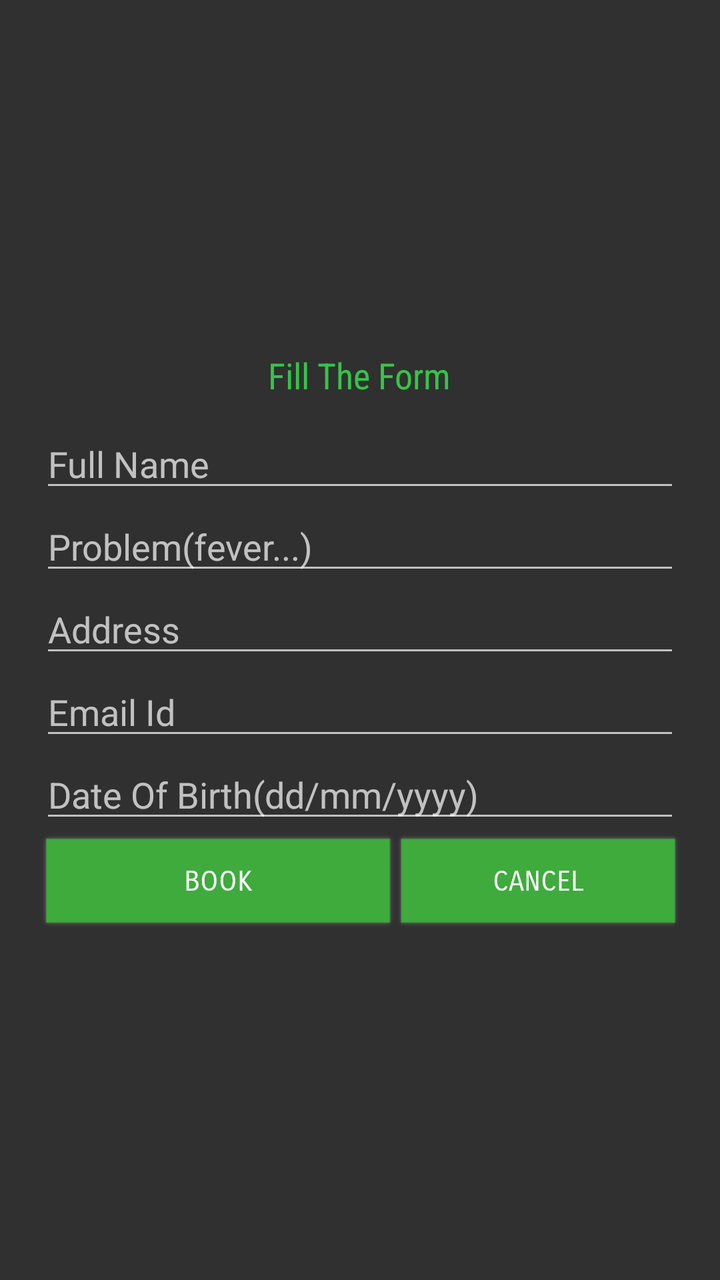
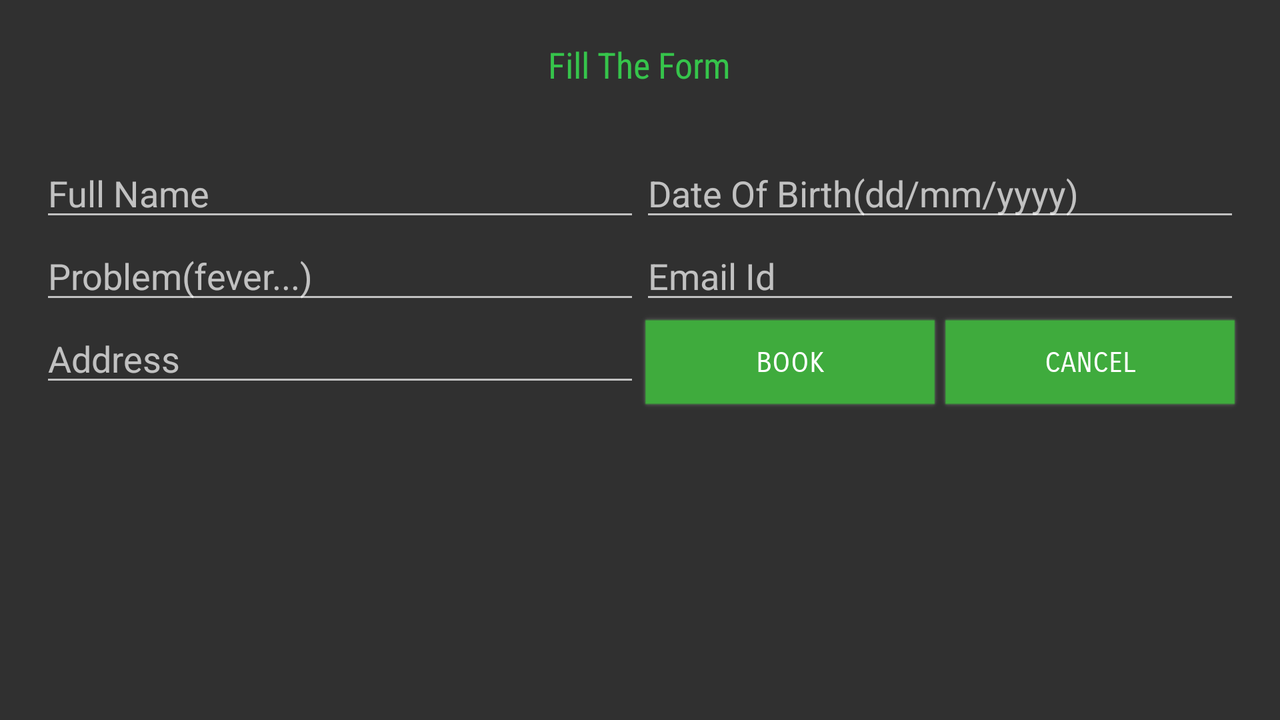

An Android layout and its configuration variant, each rendered on a device that would load it. The default file and the variant file are quoted in full after the pictures.
<!-- AndroidManifest.xml: application theme AppTheme -->
<!-- res/layout/customdialog.xml -->
<?xml version="1.0" encoding="utf-8"?>
<RelativeLayout
    xmlns:android="http://schemas.android.com/apk/res/android" android:layout_width="match_parent"
    android:layout_height="match_parent"
    android:padding="20dp">

    <LinearLayout
        android:layout_centerVertical="true"
        android:layout_centerHorizontal="true"
        android:layout_width="match_parent"
        android:layout_height="wrap_content"
        android:orientation="vertical">

        <TextView
            android:layout_width="wrap_content"
            android:layout_height="wrap_content"
            android:textSize="18sp"
            android:fontFamily="sans-serif-condensed"
            android:layout_gravity="center"
            android:layout_marginBottom="10dp"
            android:textColor="@color/actionBar"
            android:text="Fill The Form"/>

        <EditText
            android:id="@+id/patientFullName"
            android:layout_width="match_parent"
            android:layout_height="wrap_content"
            android:hint="Full Name"
            android:textSize="18sp"/>
        <EditText
            android:id="@+id/patientProblem"
            android:layout_width="match_parent"
            android:layout_height="wrap_content"
            android:hint="Problem(fever...)"
            android:textSize="18sp"/>
        <EditText
            android:id="@+id/patientAddress"
            android:layout_width="match_parent"
            android:layout_height="wrap_content"
            android:hint="Address"
            android:textSize="18sp"/>
        <EditText
            android:id="@+id/patientEmail"
            android:layout_width="match_parent"
            android:layout_height="wrap_content"
            android:hint="Email Id"
            android:textSize="18sp"/>
        <EditText
            android:id="@+id/patientDob"
            android:layout_width="match_parent"
            android:layout_height="wrap_content"
            android:hint="Date Of Birth(dd/mm/yyyy)"
            android:textSize="18sp"/>
        <LinearLayout
            android:layout_width="match_parent"
            android:layout_height="wrap_content"
            android:orientation="horizontal">
            <Button
                android:id="@+id/bookAppointment"
                android:layout_width="wrap_content"
                android:layout_height="wrap_content"
                android:background="@drawable/shadowlightgreen"
                android:textColor="@android:color/white"
                android:text="Book"
                android:fontFamily="sans-serif-smallcaps"/>
            <Button
                android:id="@+id/cancelAppointment"
                android:layout_width="wrap_content"
                android:layout_height="wrap_content"
                android:textColor="@android:color/white"
                android:background="@drawable/shadowlightgreen"
                android:text="Cancel"
                android:fontFamily="sans-serif-smallcaps"/>
        </LinearLayout>

    </LinearLayout>

</RelativeLayout>
<!-- resources referenced by this layout -->
<resources>
  <color name="actionBar">#FF36C44B</color>
  <!-- drawable shadowlightgreen: png bitmap (drawable, 608 bytes) -->
  <style name="AppTheme" parent="Theme.AppCompat.NoActionBar">
          
          <item name="colorPrimary">@color/colorPrimary</item>
          <item name="colorPrimaryDark">@color/colorPrimaryDark</item>
          <item name="colorAccent">@color/actionBar</item>
      </style>
  <color name="colorPrimary">@color/loginCream</color>
  <color name="colorPrimaryDark">@color/loginCream</color>
  <color name="loginCream">#eff5ed</color>
</resources>
<!-- res/layout-land/customdialog.xml (the repository's variant of the layout above) -->
<!-- drawn on the phone turned sideways -->
<?xml version="1.0" encoding="utf-8"?>
<RelativeLayout
    xmlns:android="http://schemas.android.com/apk/res/android" android:layout_width="match_parent"
    android:layout_height="match_parent"
    android:padding="20dp">
    <TextView
        android:id="@+id/fillFormView"
        android:layout_width="wrap_content"
        android:layout_height="wrap_content"
        android:textSize="18sp"
        android:layout_centerHorizontal="true"
        android:fontFamily="sans-serif-condensed"
        android:layout_gravity="center"
        android:layout_marginBottom="30dp"
        android:textColor="@color/actionBar"
        android:text="Fill The Form"/>

    <LinearLayout
        android:layout_below="@+id/fillFormView"
        android:layout_width="match_parent"
        android:layout_height="wrap_content"
        android:orientation="horizontal">
        <LinearLayout
            android:layout_alignParentLeft="true"
            android:layout_width="match_parent"
            android:layout_weight="1"
            android:layout_height="wrap_content"
            android:orientation="vertical">

            <EditText
                android:id="@+id/patientFullName"
                android:layout_width="match_parent"
                android:layout_height="wrap_content"
                android:hint="Full Name"
                android:textSize="18sp"/>
            <EditText
                android:id="@+id/patientProblem"
                android:layout_width="match_parent"
                android:layout_height="wrap_content"
                android:hint="Problem(fever...)"
                android:textSize="18sp"/>
            <EditText
                android:id="@+id/patientAddress"
                android:layout_width="match_parent"
                android:layout_height="wrap_content"
                android:hint="Address"
                android:textSize="18sp"/>

        </LinearLayout>
        <LinearLayout
            android:layout_width="match_parent"
            android:layout_height="wrap_content"
            android:orientation="vertical"
            android:layout_weight="1"
            android:layout_alignParentRight="true">
            <EditText
                android:id="@+id/patientDob"
                android:layout_width="match_parent"
                android:layout_height="wrap_content"
                android:hint="Date Of Birth(dd/mm/yyyy)"
                android:textSize="18sp"/>
            <EditText
                android:id="@+id/patientEmail"
                android:layout_width="match_parent"
                android:layout_height="wrap_content"
                android:hint="Email Id"
                android:textSize="18sp"/>
            <LinearLayout
                android:layout_width="match_parent"
                android:layout_height="wrap_content"
                android:orientation="horizontal">
                <Button
                    android:id="@+id/bookAppointment"
                    android:layout_width="match_parent"
                    android:layout_weight="1"
                    android:layout_height="wrap_content"
                    android:background="@drawable/shadowlightgreen"
                    android:textColor="@android:color/white"
                    android:text="Book"
                    android:fontFamily="sans-serif-smallcaps"/>
                <Button
                    android:id="@+id/cancelAppointment"
                    android:layout_width="match_parent"
                    android:layout_weight="1"
                    android:layout_height="wrap_content"
                    android:textColor="@android:color/white"
                    android:background="@drawable/shadowlightgreen"
                    android:text="Cancel"
                    android:fontFamily="sans-serif-smallcaps"/>
            </LinearLayout>
        </LinearLayout>
    </LinearLayout>

</RelativeLayout>
